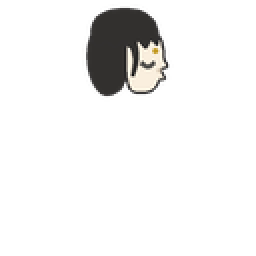
#> input picture assets/characters/shihung/parts/char_shihung_part_head.png, 128 x 128 px (shown 2 times larger)
$ python anim_idle.py --src ../assets/characters/shihung/parts/char_shihung_part_head.png
#> lines starting #> are read from the running program, lines starting #| are printed output that depends on the picture; after the words box and inside, x2 and y2 are one past the last pixel; in counts of white or black regions, pixels touching at a corner belong together
"""
anim_idle.py —— 待机序列帧生成器（设计侧工具，纯后期，不调用模型）

为什么是程序化而不是 AI 逐帧
------------------------------
实测（2026-10-29，本机 ComfyUI + Illustrious-XL v2.0 + qsuimo-000005）：
  · img2img denoise ≤0.58：剪影 IoU 0.96–0.98，形锁得住，但姿势几乎不动，
    逐帧差异集中在轮廓线上（重绘噪声），播出来是"抖"不是"动"；
  · img2img denoise ≥0.68：灰袍漂成橄榄绿、金腰带退化成游离棒状物、袍身膨胀，
    形与色同时崩。
结论：AI 只负责出母版（定造型/风格/比例），运动交给位移场合成。

原理
----
唯一画源 → 每帧只是同一张图的位移采样 → 帧间零重绘 → 零闪烁。
运动 = 正弦位移场，周期 N 帧，f(0) 与 f(N) 同相位，循环天然闭合（实测闭合差 = 0）。

用法
----
  python tools/anim_idle.py            # 用默认母版出 12 帧
  python tools/anim_idle.py --heads 3  # 顺便把头身比校正到 3.0 再出
产物全部落在 .workbuddy/art-out/，不写 assets/、不写 game/。
"""

import argparse
import math
import os

import numpy as np
from PIL import Image, ImageDraw

ROOT = os.path.dirname(os.path.dirname(os.path.abspath(__file__)))
ART = os.path.join(ROOT, ".workbuddy", "art-out")
SRC_DEFAULT = os.path.join(ART, "master_128.png")

PAPER = (248, 240, 227)
SKY = (20, 32, 50)
FPS = 12

# ---- 母版实测几何（128 画布）----
FOOT_Y = 120.0
CX = 64.0
BODY_H = 116.0
CROWN_Y = 4.0
NECK_Y = 37.5

# ---- 运动幅度 ----
A_BREATH = 0.0240   # 垂直呼吸缩放：全身高波动约 5 px
A_CHEST = 0.0220    # 胸腔横向扩张
A_HEM = 3.0         # 袍摆横向摆幅 px
A_HEAD = 1.1        # 头部滞后横移 px
LAG_HEM = 1.05
LAG_HEAD = 0.50
ASYM = 0.08         # 相位非对称：吸气快、呼气慢


def _warp(src, sx, sy):
    """双线性重采样（premultiplied alpha，避免边缘黑边）"""
    H, W = src.shape[:2]
    a0 = src[..., 3:4]
    prem = np.concatenate([src[..., :3] * a0, a0], axis=2)
    x0 = np.floor(sx).astype(np.int32)
    y0 = np.floor(sy).astype(np.int32)
    fx = sx - x0
    fy = sy - y0
    x0c, x1c = np.clip(x0, 0, W - 1), np.clip(x0 + 1, 0, W - 1)
    y0c, y1c = np.clip(y0, 0, H - 1), np.clip(y0 + 1, 0, H - 1)
    inside = (sx >= -0.5) & (sx <= W - 0.5) & (sy >= -0.5) & (sy <= H - 0.5)
    out = np.empty_like(prem)
    for c in range(4):
        ch = prem[..., c]
        out[..., c] = (ch[y0c, x0c] * (1 - fx) * (1 - fy) + ch[y0c, x1c] * fx * (1 - fy) +
                       ch[y1c, x0c] * (1 - fx) * fy + ch[y1c, x1c] * fx * fy)
    out[~inside] = 0.0
    a = np.clip(out[..., 3], 0.0, 1.0)
    rgb = np.zeros_like(out[..., :3])
    nz = a > 1e-6
    rgb[nz] = out[nz][:, :3] / a[nz][:, None]
    return np.concatenate([np.clip(rgb, 0, 1), a[..., None]], axis=2)


def chibi(src, target_heads):
    """把母版头身比校正到 target_heads（总高与脚底基线不变：头放大、颈下压缩）

    锚点约定：冠顶固定 y=4；新颈位 = 冠顶 + 新头高；颈下绕脚底压缩。
    横向只放大头部，颈下保持原宽（否则长袍会被压成漏斗）。
    """
    head_now = NECK_Y - CROWN_Y
    body = FOOT_Y - CROWN_Y
    new_head = body / target_heads
    s_up = new_head / head_now                  # 头部放大
    s_dn = (body - new_head) / (body - head_now)  # 颈下压缩
    neck_new = CROWN_Y + new_head
    # 混合带放在下颌（NECK_Y-3）而不是颈中，否则颈部会跟着头部一起被拉长
    jaw_new = neck_new - 3.0
    H, W = src.shape[:2]
    yy, xx = np.mgrid[0:H, 0:W].astype(np.float64)
    sy_up = CROWN_Y + (yy - CROWN_Y) / s_up     # 绕冠顶放大
    sy_dn = FOOT_Y - (FOOT_Y - yy) / s_dn       # 绕脚底压缩
    w = np.clip((yy - jaw_new) / 3.0, 0.0, 1.0)
    sy = sy_up * (1 - w) + sy_dn * w
    sx = CX + (xx - CX) * ((1 - w) * s_up + w * 1.0)
    return _warp(src, sx, sy)


def _phase(t):
    return t - ASYM * math.sin(2.0 * math.pi * t)


def make_frame(src, k, n, foot_y=FOOT_Y, cx=CX, body_h=BODY_H):
    t = (k % n) / float(n)
    ph = 2.0 * math.pi * _phase(t)
    breath = math.sin(ph)
    hem = math.sin(ph - LAG_HEM)
    head = math.sin(ph - LAG_HEAD)

    H, W = src.shape[:2]
    yy, xx = np.mgrid[0:H, 0:W].astype(np.float64)

    sy = foot_y - (foot_y - yy) * (1.0 - A_BREATH * breath)
    u = np.clip((foot_y - sy) / body_h, 0.0, 1.0)

    hem_w = np.clip((0.58 - u) / 0.58, 0.0, 1.0) ** 1.7
    sx = xx + hem_w * A_HEM * hem

    head_w = np.clip((u - 0.70) / 0.30, 0.0, 1.0)
    sx = sx + head_w * A_HEAD * head

    chest_w = np.exp(-((u - 0.56) ** 2) / (2 * 0.11 ** 2))
    sx = sx + (xx - cx) * A_CHEST * breath * chest_w

    return (np.clip(_warp(src, sx, sy), 0, 1) * 255).astype(np.uint8)


def measure(mask):
    """返回 (头高, 全身高, 脚底y, 质心x, 质心y)。

    颈部定位：只在「头顶下方 12%–50% 身高」这段固定窗口里找行宽极小。
    旧版用「宽度 > 50% max 的第一行」做起点，一旦下摆被拉开（run 的跨步）
    最大行宽会变，起点跟着漂，颈就量错——实测头高会从 34 跳到 56。
    """
    ys, xs = np.nonzero(mask)
    top, bot = ys.min(), ys.max()
    rows = mask.sum(axis=1).astype(float)
    sm = np.convolve(rows, np.ones(3) / 3, mode="same")
    span = bot - top
    lo = top + int(span * 0.12)
    hi = top + int(span * 0.50)
    seg = sm[lo:hi]
    neck = lo + int(np.argmin(seg))
    return neck - top, bot - top + 1, bot, xs.mean(), ys.mean()


def verify(frames, label="", loop=True, base_exempt=False, closure=None,
           gate_smooth=True, gate_head=True):
    """一致性断言。

    loop        循环片段才检查接缝；非循环片段的「末帧→首帧」本来就不该像
    base_exempt 位移类片段（jump/fall/dash/era_switch）豁免脚底基线
    closure     程序化产线的闭合差（像素级，应为 0）。给了 closure 就以它为准，
                接缝 IoU 降级为参考值——闭合差 0 已经证明循环严格无缝
    gate_smooth 蓄意大幅形变的片段（squash/impulse）只报数不判定——
                C5/C6 的阈值是为稳态循环推出来的，套到压缩帧上必然误判
    gate_head   压缩/拉伸片段（jump/respawn/land）头高本来就会变，不判定 C1
    """
    masks = [np.asarray(f.split()[-1]) > 8 for f in frames]
    n = len(masks)
    info = [measure(m) for m in masks]
    head = [i[0] for i in info]
    by = [i[2] for i in info]
    adj = []
    for k in range(n):
        a, b = masks[k], masks[(k + 1) % n]
        adj.append(float(np.logical_and(a, b).sum()) / float(np.logical_or(a, b).sum()))
    dmax = 0.0
    for k in range(n):
        a, b = info[k], info[(k + 1) % n]
        dmax = max(dmax, math.hypot(a[3] - b[3], a[4] - b[4]))
    seam = float(np.logical_and(masks[n - 1], masks[0]).sum()) / float(
        np.logical_or(masks[n - 1], masks[0]).sum())

    rows = []
    rows.append(("头高一致性", "Δ ≤ 3px" if gate_head else "参考值",
                 "%.0f–%.0f (Δ%d)" % (min(head), max(head), max(head) - min(head)),
                 (max(head) - min(head) <= 3) if gate_head else True))
    rows.append(("脚底基线", "120 ± 1px（位移类豁免）", "%.0f–%.0f" % (min(by), max(by)),
                 True if base_exempt else (max(by) - min(by) <= 2)))
    rows.append(("相邻帧剪影 IoU", "≥ 0.72" if gate_smooth else "参考值",
                 "%.3f–%.3f" % (min(adj), max(adj)),
                 (min(adj) >= 0.72) if gate_smooth else True))
    rows.append(("相邻帧质心位移", "≤ 6.3px" if gate_smooth else "参考值",
                 "%.2f px" % dmax, (dmax <= 6.3) if gate_smooth else True))
    if not loop:
        rows.append(("循环接缝 IoU", "—（非循环）", "—", True))
    elif closure is not None:
        rows.append(("循环接缝 IoU", "参考值（闭合差=0 已足够）", "%.3f" % seam, True))
    else:
        rows.append(("循环接缝 IoU", "≥ 0.90", "%.3f" % seam, seam >= 0.90))
    if closure is not None:
        rows.append(("循环闭合差", "0", str(closure), closure == 0))

    print("\n[%s] 一致性校验" % (label or "frames"))
    print("  %-16s %-24s %-18s %s" % ("指标", "门槛", "实测", "判定"))
    for a, b, c, ok in rows:
        tag = "PASS" if ok else "FAIL"
        if b.startswith("参考值"):
            tag = "n/a"
        print("  %-16s %-24s %-18s %s" % (a, b, c, tag))
    return all(r[3] for r in rows)


def export(frames, outdir, tag):
    os.makedirs(outdir, exist_ok=True)
    for k, f in enumerate(frames):
        f.save(os.path.join(outdir, "%s_%02d.png" % (tag, k)))

    def comp(im, scale, bgc):
        bg = Image.new("RGBA", im.size, bgc + (255,))
        bg.alpha_composite(im)
        if scale != 1:
            bg = bg.resize((im.width * scale, im.height * scale), Image.NEAREST)
        return bg.convert("RGB")

    for scale, bgc, name in ((4, PAPER, "paper"),):
        g = [comp(f, scale, bgc) for f in frames]
        g[0].save(os.path.join(ART, "%s_preview_%s.gif" % (tag, name)), save_all=True,
                  append_images=g[1:], duration=int(1000 / FPS), loop=0, optimize=False)
    gd = [comp(f, 4, SKY) for f in frames]
    gd[0].save(os.path.join(ART, "%s_preview_dark.gif" % tag), save_all=True,
               append_images=gd[1:], duration=int(1000 / FPS), loop=0, optimize=False)

    cell = 256
    cols = min(6, len(frames))
    rows_ = (len(frames) + cols - 1) // cols
    sheet = Image.new("RGB", (cell * cols, (cell + 20) * rows_), (255, 255, 255))
    d = ImageDraw.Draw(sheet)
    for i, f in enumerate(frames):
        x = (i % cols) * cell
        y = (i // cols) * (cell + 20)
        sheet.paste(comp(f, 2, PAPER), (x, y + 20))
        d.text((x + 6, y + 5), "%s f%02d" % (tag, i), fill=(0, 0, 0))
    sheet.save(os.path.join(ART, "%s_sheet.png" % tag))
    print("frames -> %s" % outdir)


def main():
    ap = argparse.ArgumentParser()
    ap.add_argument("--src", default=SRC_DEFAULT)
    ap.add_argument("--n", type=int, default=12, help="帧数（12 帧 @12fps = 1s 循环）")
    ap.add_argument("--heads", type=float, default=0.0, help="校正头身比，如 3.0；0 = 不改")
    ap.add_argument("--tag", default="idle")
    args = ap.parse_args()

    src = np.asarray(Image.open(args.src).convert("RGBA")).astype(np.float64) / 255.0
    if args.heads > 0:
        src = chibi(src, args.heads)
        print("头身比已校正到 %.2f" % args.heads)

    frames = [Image.fromarray(make_frame(src, k, args.n), "RGBA") for k in range(args.n)]
#> in _warp, `y0 = np.floor(sy).astype(np.int32)`: y0: shape (128, 128) int32; 128 distinct labels, from 0 to 127
#> in _warp, `fy = sy - y0`: fy: shape (128, 128) float64; every value is 0
#> in _warp, `y0c, y1c = np.clip(y0, 0, H - 1), np.clip(y0 + 1, 0, H - 1)`: y1c: shape (128, 128) int32; 127 distinct labels, from 1 to 127
#> in _warp, `inside = (sx >= -0.5) & (sx <= W - 0.5) & (sy >= -0.5) & (sy <= H - 0.5)`:
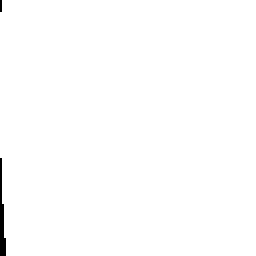
#> inside: shape (128, 128) bool (shown 2 times larger); 99.5% white; 2 black regions (1 under 20 px), largest, box (x1, y1, x2, y2) and area: (0, 79, 3, 128) 84
#> in _warp, `nz = a > 1e-6`: nz: shape (128, 128) bool; 11% white; 1 white region, box (x1, y1, x2, y2) and area: (41, 1, 88, 51) 1797
#> in _warp, `rgb[nz] = out[nz][:, :3] / a[nz][:, None]`:
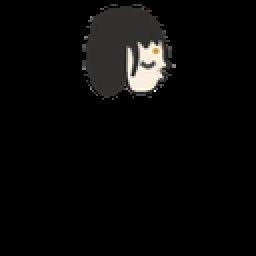
#> rgb: shape (128, 128, 3) float64 (shown 2 times larger); mean R, G, B 0.0356, 0.0342, 0.0324
#> call 2 of make_frame, with k = 1, n = 12, foot_y = 120, cx = 64, body_h = 116
#> in make_frame (call 2), `t = (k % n) / float(n)`: t = 0.0833
#> in make_frame (call 2), `ph = 2.0 * math.pi * _phase(t)`: ph = 0.272
#> in make_frame (call 2), `breath = math.sin(ph)`: breath = 0.269
#> in make_frame (call 2), `hem = math.sin(ph - LAG_HEM)`: hem = -0.702
#> in make_frame (call 2), `head = math.sin(ph - LAG_HEAD)`: head = -0.226
#> in make_frame (call 2), `hem_w = np.clip((0.58 - u) / 0.58, 0.0, 1.0) ** 1.7`:
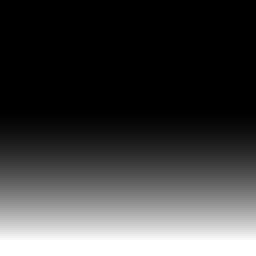
#> hem_w: shape (128, 128) float64 (shown 2 times larger); min 0, max 1, mean 0.255
#> in _warp (call 2), `y0 = np.floor(sy).astype(np.int32)`:
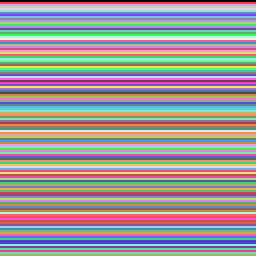
#> y0: shape (128, 128) int32 (shown 2 times larger); 127 distinct labels, from 0 to 126; one colour per label, 0 black
#> in _warp (call 2), `fx = sx - x0`:
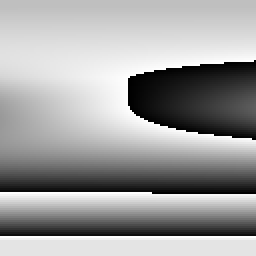
#> fx: shape (128, 128) float64 (shown 2 times larger); min 0, max 1, mean 0.624
#> in _warp (call 2), `fy = sy - y0`:
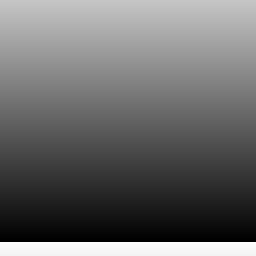
#> fy: shape (128, 128) float64 (shown 2 times larger); min 0, max 0.994, mean 0.419
#> in _warp (call 2), `y0c, y1c = np.clip(y0, 0, H - 1), np.clip(y0 + 1, 0, H - 1)`: y1c: shape (128, 128) int32; 127 distinct labels, from 1 to 127
#> in _warp (call 2), `inside = (sx >= -0.5) & (sx <= W - 0.5) & (sy >= -0.5) & (sy <= H - 0.5)`: inside: shape (128, 128) bool; 99.6% white; 1 black region, box (x1, y1, x2, y2) and area: (0, 80, 2, 128) 68
#> in _warp (call 2), `nz = a > 1e-6`:
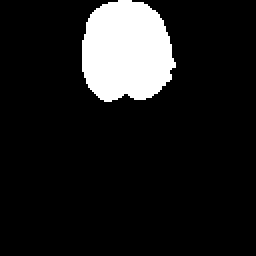
#> nz: shape (128, 128) bool (shown 2 times larger); 11.6% white; 1 white region, box (x1, y1, x2, y2) and area: (41, 0, 88, 51) 1905
#> frames = 12 items
    # 闭合校验：f(N) 应与 f(0) 完全相同
    a0 = np.asarray(frames[0]).astype(np.int16)
    aN = make_frame(src, args.n, args.n).astype(np.int16)
    print("循环闭合最大差: %d（0 = 严格闭合）" % int(np.abs(a0 - aN).max()))
#| 循环闭合最大差: 0（0 = 严格闭合）

    verify(frames, args.tag)
#> in verify, `n = len(masks)`: n = 12
#> in verify, `info = [measure(m) for m in masks]`: info = 12 items, first 6: (5, 46, 48, 62.66, 25.74), (5, 46, 47, 62.59, 25.11), (5, 47, 47, 62.29, 24.32), (5, 46, 46, 62.08, 23.71), (5, 47, 46, 61.97, 23.54), (5, 47, 47, 61.97, 24.24)
#> in verify, `head = [i[0] for i in info]`: head = [5, 5, 5, 5, 5, 5, 5, 5, 5, 5, 5, 5]
#> in verify, `by = [i[2] for i in info]`: by = [48, 47, 47, 46, 46, 47, 48, 49, 50, 49, 49, 48]
#> after the loop in verify, `for k in range(n):`: adj = [0.968, 0.949, 0.962, 0.983, 0.962, 0.919, 0.9, 0.968, 0.985, 0.959, 0.959, 0.968]
#> the loop in verify, `for k in range(n):` made 12 passes
#> (a, b, dmax) on passes 1 to 11: ((5, 46, 48, 62.66, 25.74), (5, 46, 47, 62.59, 25.11), 0.635), ((5, 46, 47, 62.59, 25.11), (5, 47, 47, 62.29, 24.32), 0.844), ((5, 47, 47, 62.29, 24.32), (5, 46, 46, 62.08, 23.71), 0.844), ((5, 46, 46, 62.08, 23.71), (5, 47, 46, 61.97, 23.54), 0.844), ((5, 47, 46, 61.97, 23.54), (5, 47, 47, 61.97, 24.24), 0.844), ((5, 47, 47, 61.97, 24.24), (5, 46, 48, 62.02, 25.72), 1.48), ((5, 46, 48, 62.02, 25.72), (5, 45, 49, 62.61, 27.44), 1.81), ((5, 45, 49, 62.61, 27.44), (5, 45, 50, 62.75, 28.04), 1.81), ((5, 45, 50, 62.75, 28.04), (5, 45, 49, 62.83, 27.81), 1.81), ((5, 45, 49, 62.83, 27.81), (5, 45, 49, 62.81, 27.07), 1.81), ((5, 45, 49, 62.81, 27.07), (5, 45, 48, 62.73, 26.3), 1.81)
#> in verify, `seam = float(np.logical_and(masks[n - 1], masks[0]).sum()) / float( np..`: seam = 0.968
#> the loop in verify, `for a, b, c, ok in rows:` made 5 passes
#> (a, b, c, ok) on passes 1 to 5: ('头高一致性', 'Δ ≤ 3px', '5–5 (Δ0)', True), ('脚底基线', '120 ± 1px（位移类豁免）', '46–50', False), ('相邻帧剪影 IoU', '≥ 0.72', '0.900–0.985', True), ('相邻帧质心位移', '≤ 6.3px', '1.81 px', True), ('循环接缝 IoU', '≥ 0.90', '0.968', True)
#|   头高一致性            Δ ≤ 3px                  5–5 (Δ0)           PASS
#|   脚底基线             120 ± 1px（位移类豁免）         46–50              FAIL
#|   相邻帧剪影 IoU        ≥ 0.72                   0.900–0.985        PASS
#|   相邻帧质心位移          ≤ 6.3px                  1.81 px            PASS
#|   循环接缝 IoU         ≥ 0.90                   0.968              PASS
    export(frames, os.path.join(ART, "%s_128" % args.tag), args.tag)
#> the loop in export, `for k, f in enumerate(frames):` made 12 passes
#> in export, `gd = [comp(f, 4, SKY) for f in frames]`: gd = 12 items
#> in export, `cols = min(6, len(frames))`: cols = 6
#> in export, `rows_ = (len(frames) + cols - 1) // cols`: rows_ = 2
#> the loop in export, `for i, f in enumerate(frames):` made 12 passes
#> (x, y) on passes 1 to 12: (0, 0), (256, 0), (512, 0), (768, 0), (1024, 0), (1280, 0), (0, 276), (256, 276), (512, 276), (768, 276), (1024, 276), (1280, 276)
#| frames -> .workbuddy/art-out/idle_128


if __name__ == "__main__":
    main()
